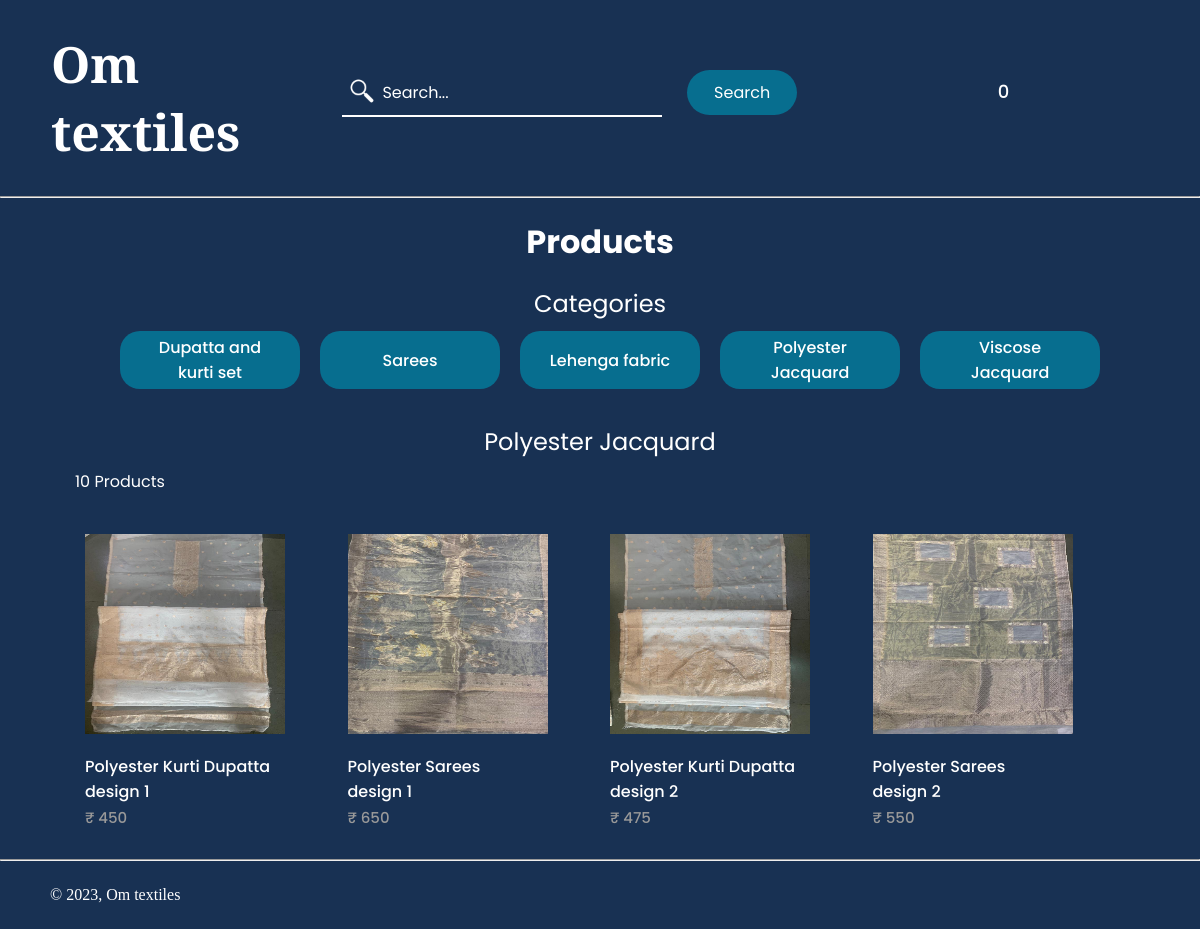
Page /category_Polyester_Jacquard.php on the committed database.
### tables this page shows
CREATE TABLE `products` (
  `id` int(11) NOT NULL,
  `p_name` varchar(200) NOT NULL,
  `p_description` text NOT NULL,
  `price` decimal(10,0) NOT NULL,
  `quantity` int(11) NOT NULL,
  `p_img` text NOT NULL,
  `date_added` date NOT NULL DEFAULT current_timestamp(),
  `product_keywords` varchar(200) NOT NULL,
  `category` varchar(200) NOT NULL
);

### functions.php (called while the page is built, shortened)
<?php
    $num_items_in_cart = isset($_SESSION['cart']) ? count($_SESSION['cart']) : 0;
?>

### category_Polyester_Jacquard.php (the view, shortened to what this page needs)
<?php
    include 'functions.php';
    $stmt = $dbconnect->prepare("SELECT * FROM products where id = 1 OR id = 2 OR id = 6 OR id = 7");
    $stmt->execute();
    $products = $stmt->fetchAll(PDO::FETCH_ASSOC);
    $total_products = $dbconnect->query('SELECT * FROM products')->rowCount();
?>
<html>
    <head>
        <link rel="stylesheet" href="category.css">
        <link rel="stylesheet" href="webfonts_css/all.css">
        <link rel="stylesheet" href="webfonts_css/sharp-light.css">
        <link rel="stylesheet" href="webfonts_css/sharp-regular.css">
        <link rel="stylesheet" href="webfonts_css/sharp-solid.css">
    </head>
    <body>
        <header class="navbar">
            <h1 class="logo">Om textiles</h1>
            <nav>
                <ul class="nav_links">
                    <li class="search">
                        <form class="search_form" method="get" action="search_products.php">
                            <input placeholder="Search..." class="search_input" type="search" id="search" name="search_input">
                            <img src="white_searchicon.png" id="icon">
                            <input type="submit" class="searchbtn" value="Search" name="search_btn">
                        </form>
                    </li>
                    <li><a href="index.php?page=Homepage"><i class="fa-thin fa-house fa-xl"></i></a></li>
                    <li><a href="index.php?page=products"><i class="fa-thin fa-clothes-hanger fa-xl"></i></a></li>
                    <li>
                        <a href="index.php?page=cart"><i class="fa-thin fa-cart-shopping fa-xl"></i></a>
                        <span><?=$num_items_in_cart?></span>
                    </li>
                    <li><a href="index.php?page=aboutUs"><i class="fa-thin fa-users-rectangle fa-xl"></i></a></li>
                    <li><a href="index.php?page=contactUs"><i class="fa-thin fa-phone fa-xl"></i></a></li>
                    <li><a href="index.php?page=Account"><i class="fa-thin fa-circle-user fa-xl"></i></a></li>
                </ul>
            </nav>
        </header>
        <hr>
        <main>
            <div class="products content-wrapper">
                <h1 class="productslabel">Products</h1>
                <p class="catlabel">Categories</p>
                <div class="categories">
                    <a class="cat" href="category_Dupatta_and_kurti_set.php"><button>Dupatta and kurti set</button></a>
                    <a class="cat" href="category_Sarees.php"><button>Sarees</button></a>
                    <a class="cat" href="category_Lehenga_fabric.php"><button>Lehenga fabric</button></a>
                    <a class="cat" href="category_Polyester_Jacquard.php"><button>Polyester Jacquard</button></a>
                    <a class="cat" href="category_Viscose_Jacquard.php"><button>Viscose Jacquard</button></a>
                </div>
                <br>
                <p class="catlabel">Polyester Jacquard</p>
                <p><?=$total_products?> Products</p>
                <div class="products-wrapper">
                    <?php foreach ($products as $product): ?>
                    <a href="index.php?page=product&id=<?=$product['id']?>" class="product">
                        <img src="Product Images/<?=$product['p_img']?>" width="200" height="200" alt="<?=$product['p_name']?>">
                        <span class="p_name"><?=$product['p_name']?></span>
                        <span class="price">
                            &#8377; <?=$product['price']?>
                        </span>
                    </a>
                    <?php endforeach; ?>
                </div>
            </div>
            <br>
        </main>
        <footer>
            <hr>
            <br>
            <p style="font-family: 'Cinzel', serif;">&copy; 2023, Om textiles</p>
            <br>
        </footer>
    </body>
</html>

### category.css (style rules this page uses)
* { box-sizing: border-box; margin: 0; padding: 0; font-family: "Poppins", sans-serif; }
body { background-color: rgb(24, 49, 83); font-family: 'Poppins', sans-serif; color: white; }
.logo { color:#ffffff; font-family: 'Cinzel', serif; padding-left: 15px; font-size: 50px; cursor: pointer; margin-right: auto; }
li, a, button { font-family: "Poppins", sans-serif; font-weight: 500; font-size: large; color: white; text-decoration: none; }
header { display: flex; justify-content: flex-end; align-items: center; padding: 30px 3%; }
.nav_links { list-style: none; }
.nav_links li { display: inline-block; padding: 0 20px; }
.nav_links li a { transition: all 0.3s ease 0s; }
.searchbtn { background-color: rgba(0,136,169,0.7); border: none; border-radius: 50px; cursor: pointer; transition: all 0.3s ease 0s; margin-left: 20px; margin-bottom: 10px; align-content: center; text-align: center; font-size: medium; height: 45px; width: 110px; padding-left: 0px; color: white; }
.search_input { background-color: rgb(24, 49, 83); outline: none; border: 0; border-bottom: 2px solid white; padding-top: 5px; padding-bottom: 10px; padding-left: 40px; font-size: 16px; color: white; width: 20rem; transition: all 200ms ease-in; }
::placeholder { color: rgb(255, 255, 255); }
.search { position: relative; padding: 0; margin: 0; }
#icon { position: absolute; bottom: 19px; left: 25px; width: 30px; height: 30px; }
.content-wrapper { width: 1050px; margin: 0 auto; }
.productslabel { font-family: "Poppins", sans-serif; padding: 20px 0; text-align: center; width: 100%; }
.categories { display: flex; justify-content: center; align-items: center; }
.catlabel { text-align: center; font-size: x-large; color: white; padding-bottom: 10px; }
button { padding: 0px 25px; background-color: rgba(0,136,169,0.7); border: none; border-radius: 20px; cursor: pointer; transition: all 0.3s ease 0s; margin-left: 20px; margin-bottom: 10px; align-content: center; width: 180px; height: 58px; text-align: center; font-size: medium; font-family: 'Poppins', sans-serif; }
main > .products .price { display: block; font-size: 15px; color: #999999; }
main .products .products-wrapper { display: flex; flex-wrap: wrap; align-items: center; justify-content: space-evenly; padding: 40px 0 0 0; }
main .products .products-wrapper .product { display: block; overflow: hidden; text-decoration: none; width: 25%; padding: 0px 10px 5px 10px; }
main .products .products-wrapper .product img { transform: scale(1); transition: transform 1s; }
main .products .products-wrapper .product .p_name { display: block; color: #ffffff; padding: 20px 0 2px 0; font-size: 16px; }
main .products .products-wrapper .product .price { display: block; color: #999999; font-size: 15px; }
footer { bottom: 0; width: 100%; }
footer p { margin-left: 50px; }

### rows in the picture
products: p_img (picture), p_name "Polyester Kurti Dupatta design 1", price "450"
products: p_img (picture), p_name "Polyester Sarees design 1", price "650"
products: p_img (picture), p_name "Polyester Kurti Dupatta design 2", price "475"
products: p_img (picture), p_name "Polyester Sarees design 2", price "550"

### other values in the picture
$num_items_in_cart "0"
$total_products "10"
